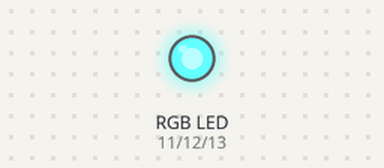
Recording of a sketch running on a simulated Arduino Uno, built with avr-gcc and run on an emulated ATmega328P. On the bench: an RGB LED mixed from three pins (HIGH = lit). Random numbers use the default seed unless the sketch sets one.

Above: at 0.15 s.
At 4.69 s:
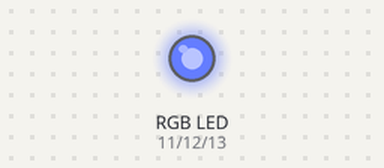
At 9.32 s:
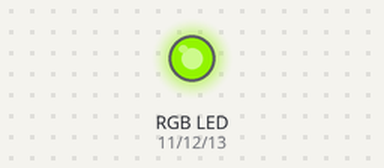
At 14.82 s:
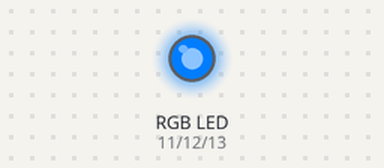
At 20.03 s:
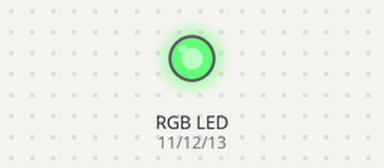
At 38.38 s:
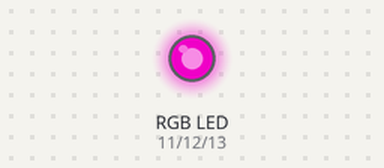
Timing chart, 0 to 40.0 s (numbered marks = the images above):
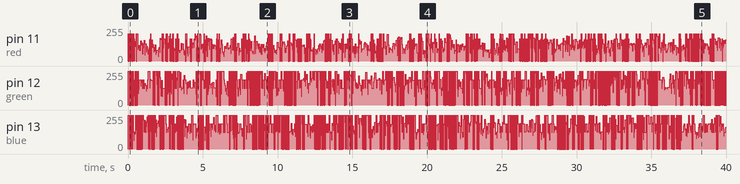

The sketch:

_12_piezosoundermelody.ino
```cpp
//
int ledcolor = 0;
int a = 10; //this sets how long the stays one color for
int red = 11; //this sets the red led pin
int green = 12; //this sets the green led pin
int blue = 13; //this sets the blue led pin

void setup() { //this sets the output pins
  pinMode(red, OUTPUT);
  pinMode(green, OUTPUT);
  pinMode(blue, OUTPUT);
}

void loop() {
  int ledcolor = random(7); //this randomly selects a number between 0 and 6

  switch (ledcolor) {
  case 0: //if ledcolor equals 0 then the led will turn red
    analogWrite(red, 204);
    delay(a);
    analogWrite(red, 0);
    break;
  case 1: //if ledcolor equals 1 then the led will turn green
    digitalWrite(green, HIGH);
    delay(a);
    digitalWrite(green, LOW);
    break;
  case 2: //if ledcolor equals 2 then the led will turn blue
    digitalWrite(blue, HIGH);
    delay(a);
    digitalWrite(blue, LOW);
    break;
  case 3: //if ledcolor equals 3 then the led will turn yellow
    analogWrite(red, 160);
    digitalWrite(green, HIGH);
    delay(a);
    analogWrite(red, 0);
    digitalWrite(green, LOW);
    break;
  case 4: //if ledcolor equals 4 then the led will turn cyan
    analogWrite(red, 168);
    digitalWrite(blue, HIGH);
    delay(a);
    analogWrite(red, 0);
    digitalWrite(blue, LOW);
    break;
  case 5: //if ledcolor equals 5 then the led will turn magenta
    digitalWrite(green, HIGH);
    digitalWrite(blue, HIGH);
    delay(a);
    digitalWrite(green, LOW);
    digitalWrite(blue, LOW);
    break;
  case 6: //if ledcolor equals 6 then the led will turn white
    analogWrite(red, 100);
    digitalWrite(green, HIGH);
    digitalWrite(blue, HIGH);
    delay(a);
    analogWrite(red, 0);
    digitalWrite(green, LOW);
    digitalWrite(blue, LOW);
    break;
  }

}
//
```
